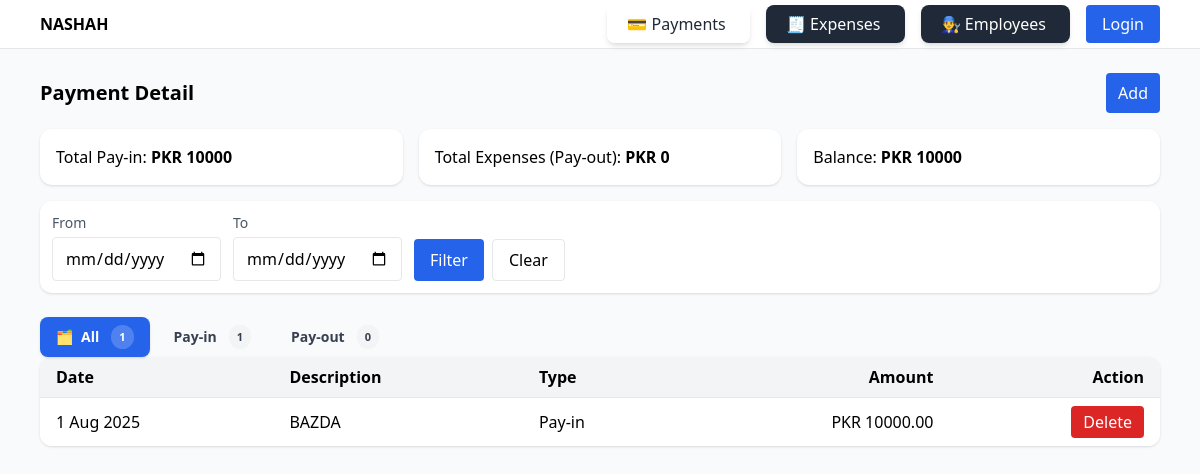
The page /payments/ on the database its author committed.
### payments/models.py (models this page shows, shortened)
class Payment(models.Model):
    TYPE_CHOICES = [('IN','Pay-in'), ('OUT','Pay-out')]
    date = models.DateField()
    description = models.CharField(max_length=255)
    amount = models.DecimalField(max_digits=12, decimal_places=2)
    type = models.CharField(max_length=3, choices=TYPE_CHOICES, default='IN')
    class Meta: ordering = ['-date','-id']

### payments/views.py (the view)
# urls.py: path("", PaymentList.as_view(), name="list"),
class PaymentList(ListView):
    model = Payment
    template_name = 'payments/list.html'
    context_object_name = 'items'
    paginate_by = 50  # optional
    def _parse_date(self, s):
        try:
            return datetime.strptime(s, '%Y-%m-%d').date()
        except (TypeError, ValueError):
            return None
    def get_queryset(self):
        tab = self.request.GET.get('tab', 'all').lower()
        start_str = self.request.GET.get('start')
        end_str = self.request.GET.get('end')
        start = self._parse_date(start_str)
        end = self._parse_date(end_str)
        if start and end and start > end:
            start, end = end, start  # swap if user reversed
        base_qs = super().get_queryset().order_by('-date', '-id')
        if start:
            base_qs = base_qs.filter(date__gte=start)
        if end:
            base_qs = base_qs.filter(date__lte=end)
        self._count_all = base_qs.count()
        self._count_in = base_qs.filter(type='IN').count()
        self._count_out = base_qs.filter(type='OUT').count()
        payin = base_qs.filter(type='IN').aggregate(total=Sum('amount'))['total'] or 0
        payout = base_qs.filter(type='OUT').aggregate(total=Sum('amount'))['total'] or 0
        self._total_payin = payin
        self._total_payout = payout
        self._balance = payin - payout
        qs = base_qs
        if tab == 'in':
            qs = qs.filter(type='IN')
        elif tab == 'out':
            qs = qs.filter(type='OUT')
        self._active_tab = tab
        self._visible_total = qs.aggregate(total=Sum('amount'))['total'] or 0
        self._start_str = start_str or ''
        self._end_str = end_str or ''
        return qs
    def get_context_data(self, **kwargs):
        ctx = super().get_context_data(**kwargs)
        ctx.update({
            'active_tab': self._active_tab,
            'visible_total': self._visible_total,
            'count_all': self._count_all,
            'count_in': self._count_in,
            'count_out': self._count_out,
            'total_payin': self._total_payin,
            'total_payout': self._total_payout,
            'balance': self._balance,
            'start_date': self._start_str,
            'end_date': self._end_str,
        })
        return ctx

### payments/templates/payments/list.html (shortened to what this page needs)
{% extends 'base.html' %}
{% block content %}
<div class="flex items-center justify-between">
  <h1 class="text-xl font-semibold">Payment Detail</h1>
  <a href="{% url 'payments:create' %}" class="px-3 py-2 rounded bg-blue-600 text-white">Add</a>
</div>
<div class="grid grid-cols-1 md:grid-cols-3 gap-4 my-4">
  <div class="bg-white p-4 rounded-xl shadow">Total Pay-in: <strong>PKR {{ total_payin|default:0 }}</strong></div>
  <div class="bg-white p-4 rounded-xl shadow">Total Expenses (Pay-out): <strong>PKR {{ total_payout|default:0 }}</strong></div>
  <div class="bg-white p-4 rounded-xl shadow">Balance: <strong>PKR {{ balance|default:0 }}</strong></div>
</div>
<div class="mt-4">
<form method="get" class="mt-4 bg-white p-3 rounded-xl shadow flex flex-col md:flex-row md:items-end gap-3">
  <div>
    <label class="block text-sm text-gray-600 mb-1">From</label>
    <input type="date" name="start" value="{{ start_date }}" class="px-3 py-2 rounded border w-full">
  </div>
  <div>
    <label class="block text-sm text-gray-600 mb-1">To</label>
    <input type="date" name="end" value="{{ end_date }}" class="px-3 py-2 rounded border w-full">
  </div>
  <div class="flex gap-2">
    <button class="px-4 py-2 rounded bg-blue-600 text-white font-medium">Filter</button>
    <a href="{% url 'payments:list' %}?tab={{ active_tab|default:'all' }}"
       class="px-4 py-2 rounded border font-medium">Clear</a>
  </div>
</form><br>
  <nav class="flex gap-2" role="tablist">
    <a href="{% url 'payments:list' %}?tab=all"
       aria-current="{% if active_tab == 'all' %}page{% else %}false{% endif %}"
       class="inline-flex items-center gap-2 px-4 py-2 rounded-lg text-sm font-semibold transition
              {% if active_tab == 'all' %}
                bg-blue-600 text-white shadow
              {% else %}
                text-gray-700 hover:bg-gray-50 hover:text-gray-900
              {% endif %}">
      🗂️ <span>All</span>
      <span class="ml-1 text-[11px] rounded-full px-2 py-0.5
                   {% if active_tab == 'all' %}bg-white/20 text-white{% else %}bg-gray-100 text-gray-700{% endif %}">
        {{ count_all }}
      </span>
    </a>
    <a href="{% url 'payments:list' %}?tab=in"
       aria-current="{% if active_tab == 'in' %}page{% else %}false{% endif %}"
       class="inline-flex items-center gap-2 px-4 py-2 rounded-lg text-sm font-semibold transition
              {% if active_tab == 'in' %}
                bg-blue-600 text-white shadow
              {% else %}
                text-gray-700 hover:bg-gray-50 hover:text-gray-900
              {% endif %}">
       <span>Pay-in</span>
      <span class="ml-1 text-[11px] rounded-full px-2 py-0.5
                   {% if active_tab == 'in' %}bg-white/20 text-white{% else %}bg-gray-100 text-gray-700{% endif %}">
        {{ count_in }}
      </span>
    </a>
    <a href="{% url 'payments:list' %}?tab=out"
       aria-current="{% if active_tab == 'out' %}page{% else %}false{% endif %}"
       class="inline-flex items-center gap-2 px-4 py-2 rounded-lg text-sm font-semibold transition
              {% if active_tab == 'out' %}
                bg-blue-600 text-white shadow
              {% else %}
                text-gray-700 hover:bg-gray-50 hover:text-gray-900
              {% endif %}">
       <span>Pay-out</span>
      <span class="ml-1 text-[11px] rounded-full px-2 py-0.5
                   {% if active_tab == 'out' %}bg-white/20 text-white{% else %}bg-gray-100 text-gray-700{% endif %}">
        {{ count_out }}
      </span>
    </a>
  </nav>
</div>
<div class="bg-white rounded-xl shadow overflow-hidden">
  <table class="min-w-full divide-y">
    <thead class="bg-gray-100"><tr>
      <th class="px-4 py-2 text-left">Date</th>
      <th class="px-4 py-2 text-left">Description</th>
      <th class="px-4 py-2 text-left">Type</th>
      <th class="px-4 py-2 text-right">Amount</th>
      <th class="px-4 py-2 text-right">Action</th>
    </tr></thead>
    <tbody class="divide-y">
    {% for i in items %}
      <tr class="bg-white">
        <td class="px-4 py-2">{{ i.date }}</td>
        <td class="px-4 py-2">{{ i.description }}</td>
        <td class="px-4 py-2">{{ i.get_type_display }}</td>
        <td class="px-4 py-2 text-right">PKR {{ i.amount }}</td>
        <td class="px-4 py-2 text-right">
          <a
            href="{% url 'payments:delete' i.id %}?return={{ request.get_full_path|urlencode }}"
            class="inline-block px-3 py-1 rounded bg-red-600 text-white hover:bg-red-700"
          >Delete</a>
        </td>
      </tr>
    {% empty %}
      <tr><td colspan="4" class="px-4 py-6 text-center text-gray-500">No records yet.</td></tr>
    {% endfor %}
    </tbody>
  </table>
</div>
{% endblock %}

### rows shown on the page
Payment: date "1 Aug 2025", description "BAZDA", type "Pay-in", amount "10000.00"

### other values the page prints
{{ total_payin|default:0 }} "10000"
{{ total_payout|default:0 }} "0"
{{ balance|default:0 }} "10000"
{{ count_all }} "1"
{{ count_in }} "1"
{{ count_out }} "0"
